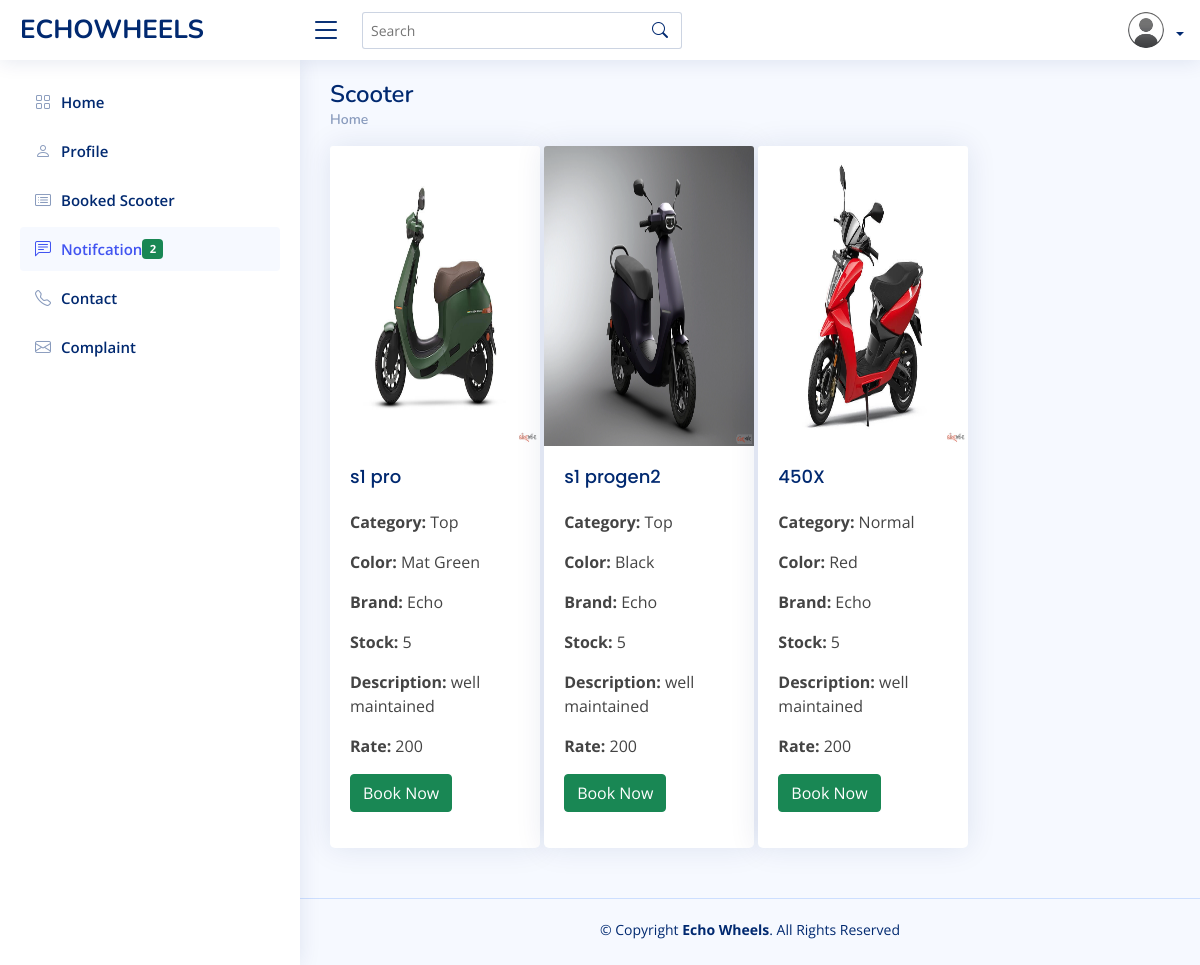
The app's page /user/viewscooter.php with its own data.
### tables this page shows
CREATE TABLE `product` (
  `product_id` int(40) NOT NULL,
  `image` varchar(50) NOT NULL DEFAULT 'default.jpg',
  `scooter_name` varchar(50) NOT NULL,
  `scooter_category` varchar(50) NOT NULL,
  `scooter_model_year` varchar(50) NOT NULL,
  `scooter_brand` varchar(50) NOT NULL,
  `scooter_plate_number` varchar(50) NOT NULL,
  `color` varchar(50) NOT NULL,
  `stock` varchar(50) NOT NULL,
  `description` varchar(50) NOT NULL,
  `amount` varchar(30) NOT NULL
);

### connect.php (called while the page is built, shortened)
<?php
$dbname="echowheels";
$conn=mysqli_connect("localhost","root","",$dbname);
function select_data($sql)
{
  global $conn;
  $res = mysqli_query($conn, $sql);
  if ($res)
    return $res;
  else
    return False;
}
?>

### user/viewscooter.php (the view, shortened to what this page needs)
<?php
include("header.php");
?>
<main id="main" class="main">
    <div class="pagetitle">
      <h1>Scooter</h1>
      <nav>
        <ol class="breadcrumb">
          <li class="breadcrumb-item"><a href="viewscooter.php">Home</a></li>
        </ol>
      </nav>
    </div>
            <?php
            $sql = "select * from product";
            $res = select_data($sql);
            while ($row = mysqli_fetch_assoc($res)) {
            ?>
                <div class="col-md-3" style="margin:0px;display: inline-block;">
                    <div class="card">
                        <img class="card-img-top" src="../admin/uploads/products/<?php echo $row['image']; ?>" alt="Card image cap" style="height: 300px;">
                        <div class="card-body">
                        <h5 class="card-title"><?php echo $row['scooter_name']; ?></h5>
                            <p class="card-text"><b>Category:</b> <?php echo $row['scooter_category']; ?></p>
                            <p class="card-text"><b>Color:</b> <?php echo $row['color']; ?></p>
                            <p class="card-text"><b>Brand:</b> <?php echo $row['scooter_brand']; ?></p>
                            <p class="card-text"><b>Stock:</b> <?php echo $row['stock']; ?></p>
                            <p class="card-text"><b>Description:</b> <?php echo $row['description']; ?></p>
                            <p class="card-text"><b>Rate:</b> <?php echo $row['amount']; ?></p>
                            <p>
                      <div class="btn-group">
                      <a href="./bookingform.php?id=<?php echo $row['product_id'] ?>" class="btn btn-success btn">Book Now</a>
                      </div></p>
                        </div>
                    </div>
                </div>
            <?php
            }
            ?>
    </main>

### user/assets/css/style.css (style rules this page uses)
:root { scroll-behavior: smooth; }
body { font-family: "Open Sans", sans-serif; background: #f6f9ff; color: #444444; }
a { color: #4154f1; text-decoration: none; }
h1, h2, h3, h4, h5, h6 { font-family: "Nunito", sans-serif; }
#main { margin-top: 60px; padding: 20px 30px; transition: all 0.3s; }
.pagetitle { margin-bottom: 10px; }
.pagetitle h1 { font-size: 24px; margin-bottom: 0; font-weight: 600; color: #012970; }
.card { margin-bottom: 30px; border: none; border-radius: 5px; box-shadow: 0px 0 30px rgba(1, 41, 112, 0.1); }
.card-title { padding: 20px 0 15px 0; font-size: 18px; font-weight: 500; color: #012970; font-family: "Poppins", sans-serif; }
.card-body { padding: 0 20px 20px 20px; }
.breadcrumb { font-size: 14px; font-family: "Nunito", sans-serif; color: #899bbd; font-weight: 600; }
.breadcrumb a { color: #899bbd; transition: 0.3s; }
.breadcrumb .breadcrumb-item::before { color: #899bbd; }
@media (min-width: 1200px) { #main, #footer { margin-left: 300px; } }
.footer { padding: 20px 0; font-size: 14px; transition: all 0.3s; border-top: 1px solid #cddfff; }
.footer .copyright { text-align: center; color: #012970; }
.footer .credits { padding-top: 5px; text-align: center; font-size: 13px; color: #012970; }

### records on screen
product: image (picture), scooter_name "s1 pro", scooter_category "Top", color "Mat Green", scooter_brand "Echo", stock "5", description "well maintained", amount "200"
product: image (picture), scooter_name "s1 progen2", scooter_category "Top", color "Black", scooter_brand "Echo", stock "5", description "well maintained", amount "200"
product: image (picture), scooter_name "450X", scooter_category "Normal", color "Red", scooter_brand "Echo", stock "5", description "well maintained", amount "200"
